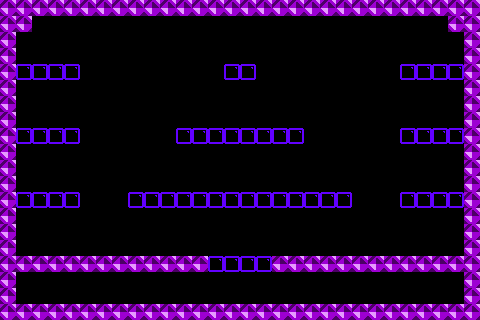

A 2D game scene composited from a Tiled map and its tileset images. What follows is a short description and the map's XML, with each tile layer's data collapsed to a summary:
An orthogonal 30x20 tile map with 16x16 px tiles, 2 tile layers (bricks, solidbricks), 4 tilesets and 16 objects (6x PowerUpSpawnPoint, 3x StarInGameCurrency, 2x hidgonSpawnPoint, SpawnPoint, TimeBomb, ...).

<map version="1.0" orientation="orthogonal" width="30" height="20" tilewidth="16" tileheight="16">
 <tileset firstgid="1" name="TileSetTemplate" tilewidth="16" tileheight="16">
  <image source="TileSetTemplate.png" width="64" height="64" />
 </tileset>
 <tileset firstgid="17" name="TileSetTemplateSolid" tilewidth="16" tileheight="16">
  <image source="TileSetTemplateSolid.png" width="64" height="64" />
 </tileset>
 <tileset firstgid="33" name="Tile M" tilewidth="16" tileheight="16">
  <image source="Tile M.png" width="16" height="16" />
 </tileset>
 <tileset firstgid="34" name="Tile 6 Purple" tilewidth="16" tileheight="16">
  <image source="Tile 6 Purple.png" width="16" height="16" />
 </tileset>
 <layer name="bricks" width="30" height="20">
  <data>[600 cells, 52 non-empty, 1 distinct tile ids]</data>
 </layer>
 <layer name="solidbricks" width="30" height="20">
  <data>[600 cells, 122 non-empty, 1 distinct tile ids]</data>
 </layer>
 <objectgroup name="Objects" width="30" height="20">
  <object name="SpawnPoint" x="57" y="287">
   <properties>
    <property name="SpawnPoint" value="1" />
   </properties>
  </object>
  <object x="441" y="107" height="1" />
  <object name="TimeBomb" x="242" y="46">
   <properties>
    <property name="TimeBomb" value="1" />
   </properties>
  </object>
  <object name="hidgonSpawnPoint" x="48" y="46">
   <properties>
    <property name="hidgonSpawnPoint" value="1" />
   </properties>
  </object>
  <object name="hidgonSpawnPoint" x="440" y="49">
   <properties>
    <property name="hidgonSpawnPoint" value="1" />
   </properties>
  </object>
  <object name="runningChaserEnemySpawnPoint" x="247" y="178">
   <properties>
    <property name="WalkRightFirst" value="YES" />
    <property name="runningChaserEnemySpawnPoint" value="1" />
   </properties>
  </object>
  <object name="PowerUpSpawnPoint" x="121" y="50">
   <properties>
    <property name="PowerUpSpawnPoint" value="0" />
   </properties>
  </object>
  <object name="PowerUpSpawnPoint" x="120" y="71">
   <properties>
    <property name="PowerUpSpawnPoint" value="1" />
   </properties>
  </object>
  <object name="PowerUpSpawnPoint" x="373" y="45">
   <properties>
    <property name="PowerUpSpawnPoint" value="4" />
   </properties>
  </object>
  <object name="PowerUpSpawnPoint" x="375" y="66">
   <properties>
    <property name="PowerUpSpawnPoint" value="5" />
   </properties>
  </object>
  <object name="PowerUpSpawnPoint" x="295" y="45">
   <properties>
    <property name="PowerUpSpawnPoint" value="3" />
   </properties>
  </object>
  <object name="PowerUpSpawnPoint" x="185" y="46">
   <properties>
    <property name="PowerUpSpawnPoint" value="2" />
   </properties>
  </object>
  <object name="StarInGameCurrency" x="440" y="290">
   <properties>
    <property name="StarInGameCurrency" value="1" />
   </properties>
  </object>
  <object name="StarInGameCurrency" x="155" y="52">
   <properties>
    <property name="StarInGameCurrency" value="1" />
   </properties>
  </object>
  <object name="StarInGameCurrency" x="335" y="54">
   <properties>
    <property name="StarInGameCurrency" value="1" />
   </properties>
  </object>
  <object name="ExitDoor" x="241" y="227">
   <properties>
    <property name="ExitDoor" value="1" />
   </properties>
  </object>
 </objectgroup>
</map>
